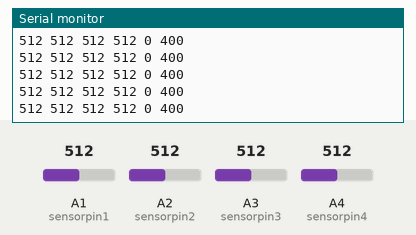
This sketch was run on a simulated Arduino Uno, built with avr-gcc and run on an emulated ATmega328P. Shown: the last lines printed to the serial monitor. The test bench sets the inputs (shaded band); at power-on: A3 (sensorpin3) = 512, A1 (sensorpin1) = 512, A2 (sensorpin2) = 512, A4 (sensorpin4) = 512.

Above: at 4.2 s.
4.3 s: A3 (sensorpin3) set to 104
At 4.36 s:
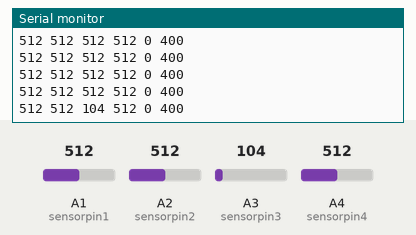
7.3 s: A3 (sensorpin3) set to 88
At 7.3 s:
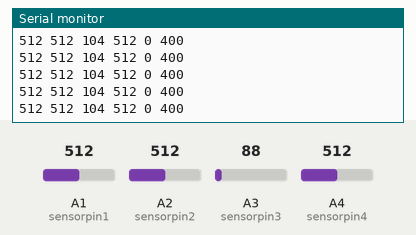
Timing chart, 0 to 10.3 s (numbered marks = the images above; inputs shaded):
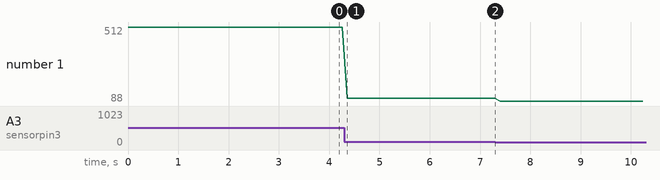

Measured:
- after the input at 4.3 s, the serial monitor: prints a new line after 0.06 s (image 1)
- plotted number 1: 512 → 104 after the input at 4.3 s, 104 → 88 after the input at 7.3 s

The sketch:

surveandur.ino
```cpp
int sensorpin1 = A1;
int sensorpin2 = A2;
int sensorpin3 = A3;
int sensorpin4 = A4;
int sensor1;
int sensor2;
int sensor3;
int sensor4;

void setup() {
  //määrasime pordi, mis suudab andmeid vastu võtta
  Serial.begin(9600);
}

void loop() {
  // loeme sensorite väärtusi
  sensor1 = analogRead(sensorpin1);
  sensor2 = analogRead(sensorpin2);
  sensor3 = analogRead(sensorpin3);
  sensor4 = analogRead(sensorpin4);

  // Output values in format for Arduino Serial Plotter
  Serial.print(sensor1);
  Serial.print(" ");
  Serial.print(sensor2);
  Serial.print(" ");
  Serial.print(sensor3);
  Serial.print(" ");
  Serial.print(sensor4);
  Serial.print(" ");
  Serial.print(0);
  Serial.print(" ");
  Serial.println(400); //0 ja 400 määravad ära vahemiku, et graafikud ei liiguks kaootiliselt
  delay(100);
}
```
